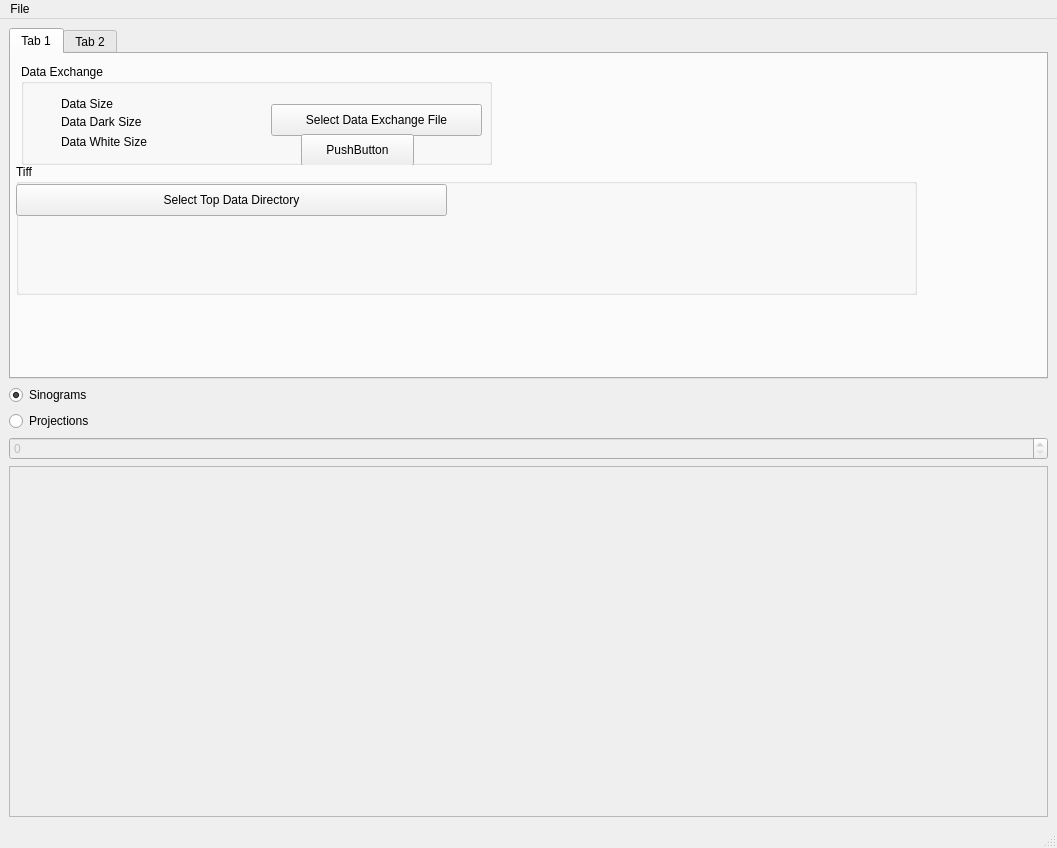
<?xml version="1.0" encoding="UTF-8"?>
<ui version="4.0">
 <class>MainWindow</class>
 <widget class="QMainWindow" name="MainWindow">
  <property name="geometry">
   <rect>
    <x>0</x>
    <y>0</y>
    <width>1057</width>
    <height>848</height>
   </rect>
  </property>
  <property name="windowTitle">
   <string>MainWindow</string>
  </property>
  <widget class="QWidget" name="centralwidget">
   <layout class="QVBoxLayout" name="verticalLayout">
    <item>
     <widget class="QTabWidget" name="tabWidget">
      <property name="enabled">
       <bool>true</bool>
      </property>
      <widget class="QWidget" name="tab">
       <attribute name="title">
        <string>Tab 1</string>
       </attribute>
       <widget class="QGroupBox" name="groupBox">
        <property name="geometry">
         <rect>
          <x>10</x>
          <y>10</y>
          <width>471</width>
          <height>101</height>
         </rect>
        </property>
        <property name="title">
         <string>Data Exchange</string>
        </property>
        <widget class="QPushButton" name="dataExchangeSelectButton">
         <property name="geometry">
          <rect>
           <x>250</x>
           <y>40</y>
           <width>211</width>
           <height>32</height>
          </rect>
         </property>
         <property name="text">
          <string>Select Data Exchange File</string>
         </property>
        </widget>
        <widget class="QLabel" name="dataLabel">
         <property name="geometry">
          <rect>
           <x>40</x>
           <y>30</y>
           <width>200</width>
           <height>20</height>
          </rect>
         </property>
         <property name="text">
          <string>Data Size</string>
         </property>
        </widget>
        <widget class="QLabel" name="dataDarkLabel">
         <property name="geometry">
          <rect>
           <x>40</x>
           <y>50</y>
           <width>200</width>
           <height>16</height>
          </rect>
         </property>
         <property name="text">
          <string>Data Dark Size</string>
         </property>
        </widget>
        <widget class="QLabel" name="dataWhiteLabel">
         <property name="geometry">
          <rect>
           <x>40</x>
           <y>70</y>
           <width>200</width>
           <height>16</height>
          </rect>
         </property>
         <property name="text">
          <string>Data White Size</string>
         </property>
        </widget>
        <widget class="QPushButton" name="pushButton">
         <property name="geometry">
          <rect>
           <x>280</x>
           <y>70</y>
           <width>113</width>
           <height>32</height>
          </rect>
         </property>
         <property name="text">
          <string>PushButton</string>
         </property>
        </widget>
       </widget>
       <widget class="QGroupBox" name="groupBox_2">
        <property name="geometry">
         <rect>
          <x>5</x>
          <y>110</y>
          <width>901</width>
          <height>131</height>
         </rect>
        </property>
        <property name="title">
         <string>Tiff</string>
        </property>
        <widget class="QPushButton" name="topFolderSelectButton">
         <property name="geometry">
          <rect>
           <x>0</x>
           <y>20</y>
           <width>431</width>
           <height>32</height>
          </rect>
         </property>
         <property name="text">
          <string>Select Top Data Directory</string>
         </property>
        </widget>
       </widget>
      </widget>
      <widget class="QWidget" name="tab_2">
       <attribute name="title">
        <string>Tab 2</string>
       </attribute>
      </widget>
     </widget>
    </item>
    <item>
     <widget class="QRadioButton" name="sinoButton">
      <property name="text">
       <string>Sinograms</string>
      </property>
      <property name="checked">
       <bool>true</bool>
      </property>
     </widget>
    </item>
    <item>
     <widget class="QRadioButton" name="projButton">
      <property name="text">
       <string>Projections</string>
      </property>
      <property name="checked">
       <bool>false</bool>
      </property>
     </widget>
    </item>
    <item>
     <widget class="QSpinBox" name="spinBox">
      <property name="enabled">
       <bool>false</bool>
      </property>
     </widget>
    </item>
    <item>
     <widget class="QListWidget" name="listWidget">
      <property name="enabled">
       <bool>false</bool>
      </property>
     </widget>
    </item>
   </layout>
  </widget>
  <widget class="QMenuBar" name="menubar">
   <property name="geometry">
    <rect>
     <x>0</x>
     <y>0</y>
     <width>1057</width>
     <height>22</height>
    </rect>
   </property>
   <widget class="QMenu" name="menuFile">
    <property name="title">
     <string>File</string>
    </property>
    <widget class="QMenu" name="menuLoad_Data_Exchange">
     <property name="title">
      <string>Load</string>
     </property>
     <addaction name="actionData_Exchange"/>
     <addaction name="actionTiff"/>
    </widget>
    <addaction name="menuLoad_Data_Exchange"/>
   </widget>
   <addaction name="menuFile"/>
  </widget>
  <widget class="QStatusBar" name="statusbar"/>
  <action name="actionData_Exchange">
   <property name="text">
    <string>Data Exchange</string>
   </property>
  </action>
  <action name="actionTiff">
   <property name="text">
    <string>Tiff</string>
   </property>
  </action>
 </widget>
 <resources/>
 <connections/>
</ui>
